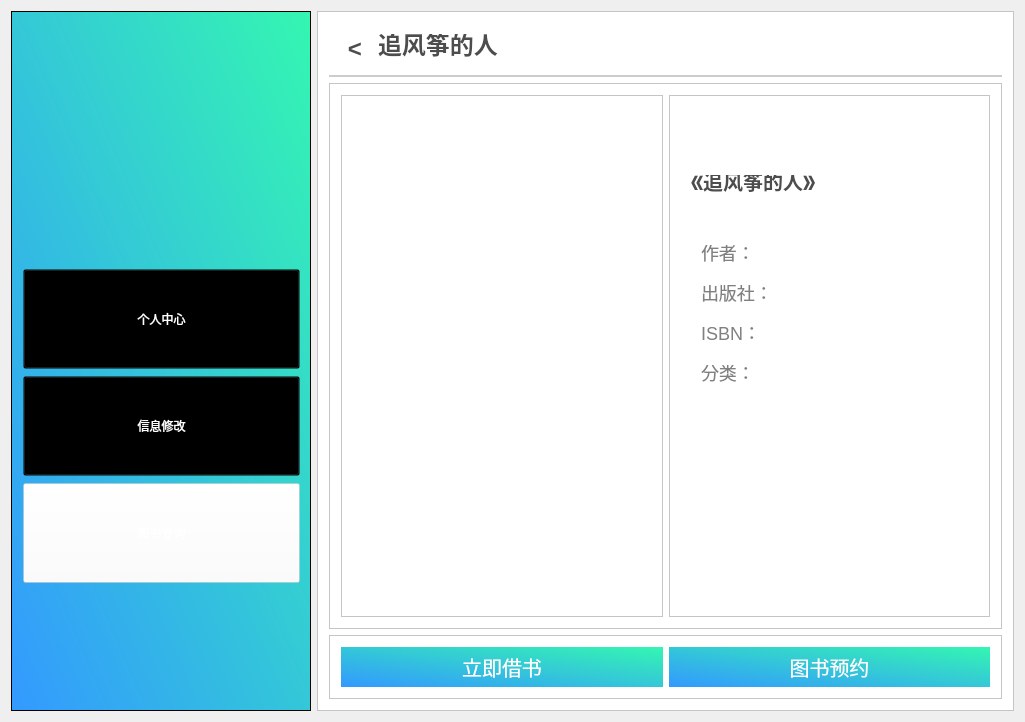
<?xml version="1.0" encoding="UTF-8"?>
<ui version="4.0">
 <class>student_bookDetail</class>
 <widget class="QWidget" name="student_bookDetail">
  <property name="geometry">
   <rect>
    <x>0</x>
    <y>0</y>
    <width>1025</width>
    <height>722</height>
   </rect>
  </property>
  <property name="windowTitle">
   <string>student_bookDetail</string>
  </property>
  <layout class="QHBoxLayout" name="horizontalLayout">
   <item>
    <widget class="QFrame" name="frame">
     <property name="sizePolicy">
      <sizepolicy hsizetype="Fixed" vsizetype="Expanding">
       <horstretch>0</horstretch>
       <verstretch>0</verstretch>
      </sizepolicy>
     </property>
     <property name="minimumSize">
      <size>
       <width>300</width>
       <height>700</height>
      </size>
     </property>
     <property name="styleSheet">
      <string notr="true">
background-color: qlineargradient(spread:pad, x1:0, y1:1, x2:1, y2:0, stop:0 rgba(51, 153, 255,1), stop:1 rgba(52, 246, 177,1));</string>
     </property>
     <property name="frameShape">
      <enum>QFrame::StyledPanel</enum>
     </property>
     <property name="frameShadow">
      <enum>QFrame::Raised</enum>
     </property>
     <widget class="QFrame" name="frame_2">
      <property name="geometry">
       <rect>
        <x>70</x>
        <y>30</y>
        <width>171</width>
        <height>176</height>
       </rect>
      </property>
      <property name="minimumSize">
       <size>
        <width>0</width>
        <height>0</height>
       </size>
      </property>
      <property name="baseSize">
       <size>
        <width>0</width>
        <height>100</height>
       </size>
      </property>
      <property name="styleSheet">
       <string notr="true">image: url(:/Library/images/logo2.png);
background:transparent;</string>
      </property>
      <property name="frameShape">
       <enum>QFrame::StyledPanel</enum>
      </property>
      <property name="frameShadow">
       <enum>QFrame::Raised</enum>
      </property>
     </widget>
     <widget class="QFrame" name="frame_8">
      <property name="geometry">
       <rect>
        <x>0</x>
        <y>230</y>
        <width>301</width>
        <height>371</height>
       </rect>
      </property>
      <property name="styleSheet">
       <string notr="true">background:transparent;</string>
      </property>
      <property name="frameShape">
       <enum>QFrame::StyledPanel</enum>
      </property>
      <property name="frameShadow">
       <enum>QFrame::Raised</enum>
      </property>
      <layout class="QVBoxLayout" name="verticalLayout_6">
       <item>
        <layout class="QVBoxLayout" name="verticalLayout">
         <property name="spacing">
          <number>7</number>
         </property>
         <property name="sizeConstraint">
          <enum>QLayout::SetDefaultConstraint</enum>
         </property>
         <item>
          <widget class="QPushButton" name="btnPersonal">
           <property name="minimumSize">
            <size>
             <width>0</width>
             <height>100</height>
            </size>
           </property>
           <property name="styleSheet">
            <string notr="true">font: 12pt &quot;微软雅黑&quot;;
color:white;
background:transparent;</string>
           </property>
           <property name="text">
            <string>个人中心</string>
           </property>
          </widget>
         </item>
         <item>
          <widget class="QPushButton" name="btnInformationchange">
           <property name="minimumSize">
            <size>
             <width>0</width>
             <height>100</height>
            </size>
           </property>
           <property name="styleSheet">
            <string notr="true">font: 12pt &quot;微软雅黑&quot;;
color:white;
background:transparent;</string>
           </property>
           <property name="text">
            <string>信息修改</string>
           </property>
          </widget>
         </item>
         <item>
          <widget class="QPushButton" name="btnSearchbook">
           <property name="minimumSize">
            <size>
             <width>0</width>
             <height>100</height>
            </size>
           </property>
           <property name="styleSheet">
            <string notr="true">font: 12pt &quot;微软雅黑&quot;;
color:white;
background:transparent;
background-color:rgba(255,255,255,0.4);
</string>
           </property>
           <property name="text">
            <string>图书查询</string>
           </property>
          </widget>
         </item>
        </layout>
       </item>
      </layout>
     </widget>
    </widget>
   </item>
   <item>
    <widget class="QFrame" name="frame_3">
     <property name="styleSheet">
      <string notr="true">background:white;</string>
     </property>
     <property name="frameShape">
      <enum>QFrame::StyledPanel</enum>
     </property>
     <property name="frameShadow">
      <enum>QFrame::Raised</enum>
     </property>
     <layout class="QVBoxLayout" name="verticalLayout_2">
      <item>
       <widget class="QFrame" name="frame_4">
        <property name="sizePolicy">
         <sizepolicy hsizetype="Preferred" vsizetype="Fixed">
          <horstretch>0</horstretch>
          <verstretch>200</verstretch>
         </sizepolicy>
        </property>
        <property name="styleSheet">
         <string notr="true">border:2px solid #cccccc;
border-top:0px;
border-left:0px;
border-right:0px;</string>
        </property>
        <property name="frameShape">
         <enum>QFrame::StyledPanel</enum>
        </property>
        <property name="frameShadow">
         <enum>QFrame::Raised</enum>
        </property>
        <layout class="QHBoxLayout" name="horizontalLayout_3">
         <item>
          <widget class="QPushButton" name="btnReturn">
           <property name="minimumSize">
            <size>
             <width>30</width>
             <height>0</height>
            </size>
           </property>
           <property name="styleSheet">
            <string notr="true">color:#4D4D4D;
border:none;
font-size:24px;
font-weight:500;
font-family:&quot;微软雅黑&quot;;
text-align:center;
</string>
           </property>
           <property name="text">
            <string>&lt;</string>
           </property>
          </widget>
         </item>
         <item>
          <widget class="QLineEdit" name="etBookNameHead">
           <property name="styleSheet">
            <string notr="true">color:#4D4D4D;
border:none;
font-size:24px;
font-weight:500;
font-family:&quot;微软雅黑&quot;;
text-align:left;</string>
           </property>
           <property name="text">
            <string>追风筝的人</string>
           </property>
          </widget>
         </item>
        </layout>
       </widget>
      </item>
      <item>
       <widget class="QFrame" name="frame_6">
        <property name="frameShape">
         <enum>QFrame::StyledPanel</enum>
        </property>
        <property name="frameShadow">
         <enum>QFrame::Raised</enum>
        </property>
        <layout class="QHBoxLayout" name="horizontalLayout_4">
         <item>
          <widget class="QFrame" name="frameBookCover">
           <property name="styleSheet">
            <string notr="true">image: url(:/Library/images/example.png);</string>
           </property>
           <property name="frameShape">
            <enum>QFrame::StyledPanel</enum>
           </property>
           <property name="frameShadow">
            <enum>QFrame::Raised</enum>
           </property>
          </widget>
         </item>
         <item>
          <widget class="QFrame" name="frame_9">
           <property name="frameShape">
            <enum>QFrame::StyledPanel</enum>
           </property>
           <property name="frameShadow">
            <enum>QFrame::Raised</enum>
           </property>
           <widget class="QLineEdit" name="etBookName">
            <property name="geometry">
             <rect>
              <x>20</x>
              <y>80</y>
              <width>141</width>
              <height>21</height>
             </rect>
            </property>
            <property name="styleSheet">
             <string notr="true">color:#4D4D4D;
border:none;
font-size:20px;
font-weight:500;
font-family:&quot;微软雅黑&quot;;
text-align:left;</string>
            </property>
            <property name="text">
             <string>《追风筝的人》</string>
            </property>
           </widget>
           <widget class="QLineEdit" name="etAuthorHead">
            <property name="geometry">
             <rect>
              <x>30</x>
              <y>150</y>
              <width>80</width>
              <height>21</height>
             </rect>
            </property>
            <property name="styleSheet">
             <string notr="true">color:#808080;
border:none;
font-size:18px;
font-family:&quot;微软雅黑&quot;;
text-align:left;</string>
            </property>
            <property name="text">
             <string>作者：</string>
            </property>
           </widget>
           <widget class="QLineEdit" name="etPublishHead">
            <property name="geometry">
             <rect>
              <x>30</x>
              <y>190</y>
              <width>80</width>
              <height>21</height>
             </rect>
            </property>
            <property name="styleSheet">
             <string notr="true">color:#808080;
border:none;
font-size:18px;
font-family:&quot;微软雅黑&quot;;
text-align:left;</string>
            </property>
            <property name="text">
             <string>出版社：</string>
            </property>
           </widget>
           <widget class="QLineEdit" name="etISBNHead">
            <property name="geometry">
             <rect>
              <x>30</x>
              <y>230</y>
              <width>80</width>
              <height>21</height>
             </rect>
            </property>
            <property name="styleSheet">
             <string notr="true">color:#808080;
border:none;
font-size:18px;
font-family:&quot;微软雅黑&quot;;
text-align:left;</string>
            </property>
            <property name="text">
             <string>ISBN：</string>
            </property>
           </widget>
           <widget class="QLineEdit" name="etClassifyHead">
            <property name="geometry">
             <rect>
              <x>30</x>
              <y>270</y>
              <width>80</width>
              <height>21</height>
             </rect>
            </property>
            <property name="styleSheet">
             <string notr="true">color:#808080;
border:none;
font-size:18px;
font-family:&quot;微软雅黑&quot;;
text-align:left;</string>
            </property>
            <property name="text">
             <string>分类：</string>
            </property>
           </widget>
           <widget class="QLineEdit" name="etAuthor">
            <property name="geometry">
             <rect>
              <x>110</x>
              <y>150</y>
              <width>191</width>
              <height>21</height>
             </rect>
            </property>
            <property name="styleSheet">
             <string notr="true">color:#808080;
border:none;
font-size:18px;
font-family:&quot;微软雅黑&quot;;
text-align:left;</string>
            </property>
           </widget>
           <widget class="QLineEdit" name="etPublish">
            <property name="geometry">
             <rect>
              <x>110</x>
              <y>190</y>
              <width>191</width>
              <height>21</height>
             </rect>
            </property>
            <property name="styleSheet">
             <string notr="true">color:#808080;
border:none;
font-size:18px;
font-family:&quot;微软雅黑&quot;;
text-align:left;</string>
            </property>
           </widget>
           <widget class="QLineEdit" name="etISBN">
            <property name="geometry">
             <rect>
              <x>110</x>
              <y>230</y>
              <width>191</width>
              <height>21</height>
             </rect>
            </property>
            <property name="styleSheet">
             <string notr="true">color:#808080;
border:none;
font-size:18px;
font-family:&quot;微软雅黑&quot;;
text-align:left;</string>
            </property>
           </widget>
           <widget class="QLineEdit" name="etClassify">
            <property name="geometry">
             <rect>
              <x>110</x>
              <y>270</y>
              <width>191</width>
              <height>21</height>
             </rect>
            </property>
            <property name="styleSheet">
             <string notr="true">color:#808080;
border:none;
font-size:18px;
font-family:&quot;微软雅黑&quot;;
text-align:left;</string>
            </property>
           </widget>
          </widget>
         </item>
        </layout>
       </widget>
      </item>
      <item>
       <widget class="QFrame" name="frame_5">
        <property name="sizePolicy">
         <sizepolicy hsizetype="Preferred" vsizetype="Fixed">
          <horstretch>0</horstretch>
          <verstretch>0</verstretch>
         </sizepolicy>
        </property>
        <property name="frameShape">
         <enum>QFrame::StyledPanel</enum>
        </property>
        <property name="frameShadow">
         <enum>QFrame::Raised</enum>
        </property>
        <layout class="QHBoxLayout" name="horizontalLayout_2">
         <item>
          <widget class="QPushButton" name="btnBorrow">
           <property name="sizePolicy">
            <sizepolicy hsizetype="Preferred" vsizetype="Fixed">
             <horstretch>0</horstretch>
             <verstretch>0</verstretch>
            </sizepolicy>
           </property>
           <property name="styleSheet">
            <string notr="true">color:white;
border:none;
font-size:20px;
font-family:&quot;微软雅黑&quot;;
background-color: qlineargradient(spread:pad, x1:0, y1:1, x2:1, y2:0, stop:0 rgba(51, 153, 255,1), stop:1 rgba(52, 246, 177,1));
padding-top:5;
padding-bottom:5;</string>
           </property>
           <property name="text">
            <string>立即借书</string>
           </property>
          </widget>
         </item>
         <item>
          <widget class="QPushButton" name="btnOrder">
           <property name="sizePolicy">
            <sizepolicy hsizetype="Preferred" vsizetype="Fixed">
             <horstretch>0</horstretch>
             <verstretch>0</verstretch>
            </sizepolicy>
           </property>
           <property name="styleSheet">
            <string notr="true">color:white;
border:none;
font-size:20px;
font-family:&quot;微软雅黑&quot;;
background-color: qlineargradient(spread:pad, x1:0, y1:1, x2:1, y2:0, stop:0 rgba(51, 153, 255,1), stop:1 rgba(52, 246, 177,1));
padding-top:5;
padding-bottom:5;</string>
           </property>
           <property name="text">
            <string>图书预约</string>
           </property>
          </widget>
         </item>
        </layout>
       </widget>
      </item>
     </layout>
    </widget>
   </item>
  </layout>
 </widget>
 <layoutdefault spacing="6" margin="11"/>
 <resources>
  <include location="library.qrc"/>
 </resources>
 <connections/>
</ui>
